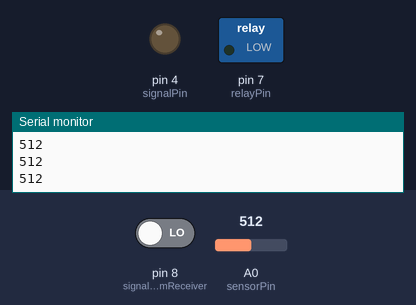
Recording of a sketch running on a simulated Arduino Uno, built with avr-gcc and run on an emulated ATmega328P. Parts: switched loads named in the sketch (green lamp = pin HIGH), output pins drawn as LEDs (lit = HIGH), the last lines printed to the serial monitor. The inputs (shaded band) are chosen by the test bench; at power-on: pin 8 (signalPinFromReceiver) LOW, A0 (sensorPin) = 512.

Above: at 0.1 s.
At 1.6 s:
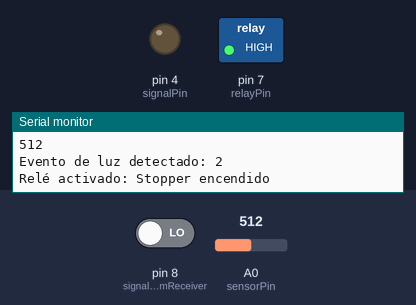
At 2.6 s:
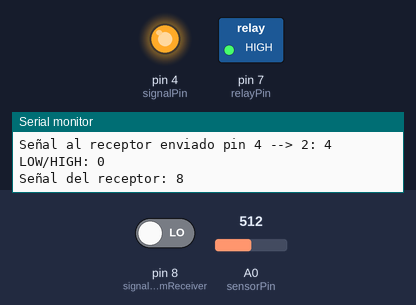
Timing chart, 0 to 4.1 s (numbered marks = the images above):
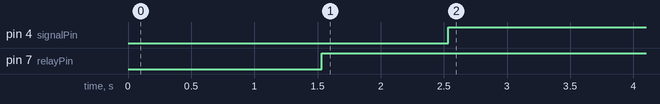

The sketch:

transmisor_test.ino
```cpp
// transmisor -> receptor1
// 4 -> 2
// transmisor -> receptor2
// 2 -> 7
// transmisor <- receptor1
// 8 <- 12
// transmisor <- receptor2
// 12 <- 2

const int sensorPin = A0;  // Pin del sensor de luz
const int relayPin = 7;    // Pin del relé
const int signalPin = 4;   // Pin para enviar señal al otro Arduino
const int signalPinFromReceiver = 8; // Pin para recibir señal del receptor
const int lightThreshold = 150; // Umbral para detectar luz (ajustar según el sensor)

int lightEventCount = 0;
unsigned long lastLightTime = 0;
const unsigned long debounceTime = 500;

void setup() {
  pinMode(relayPin, OUTPUT);
  pinMode(signalPin, OUTPUT);
  pinMode(signalPinFromReceiver, INPUT);
  digitalWrite(relayPin, LOW);
  digitalWrite(signalPin, LOW);
  Serial.begin(9600);
}

void loop() {
  int lightValue = analogRead(sensorPin);

  // Detectar un evento de luz
  if (lightValue > lightThreshold) {
    Serial.println(lightValue);
    if (millis() - lastLightTime > debounceTime) {
      lightEventCount++;
      lastLightTime = millis();
      Serial.print("Evento de luz detectado: ");
      Serial.println(lightEventCount);
      delay(500);
    }
  }

  // Activar el relé si se detectan 2 eventos de luz
  if (lightEventCount == 2) {
    digitalWrite(relayPin, HIGH); // Activa el relé
    Serial.println("Relé activado: Stopper encendido");
    delay(1000);
    digitalWrite(signalPin, HIGH); // Enviar señal al receptor
    Serial.println("Señal al receptor enviado pin 4 --> 2: " + String(signalPin));

    Serial.println("LOW/HIGH: " + String(LOW));
    Serial.println("Señal del receptor: " + String(signalPinFromReceiver));
    Serial.println("Señal del receptor: " + String(digitalRead(signalPinFromReceiver)));
    Serial.println(String(digitalRead(signalPinFromReceiver) == LOW));
    // Esperar respuesta del receptor
    // while (digitalRead(signalPinFromReceiver) == LOW) {
    //   Serial.println("Esperando respuesta del receptor...");
    // }
    delay(30000);

    Serial.println("LOW/HIGH: " + String(LOW));
    Serial.println("Señal del receptor: " + String(digitalRead(signalPinFromReceiver)));

    if (digitalRead(signalPinFromReceiver) == HIGH) {
      Serial.println("Respuesta recibida: Tarea completada por el receptor.");
      digitalWrite(relayPin, LOW); // Apaga el relé
      digitalWrite(signalPin, LOW); // Detener la señal al receptor
      Serial.println("Relé apagado: Stopper detenido");
      lightEventCount = 0; // Reinicia el conteo de eventos
    }


  }
}


    
```

Measured:
- by itself, pin 4 (signalPin): LOW → HIGH at 2.5 s
- by itself, pin 7 (relayPin): LOW → HIGH at 1.5 s
